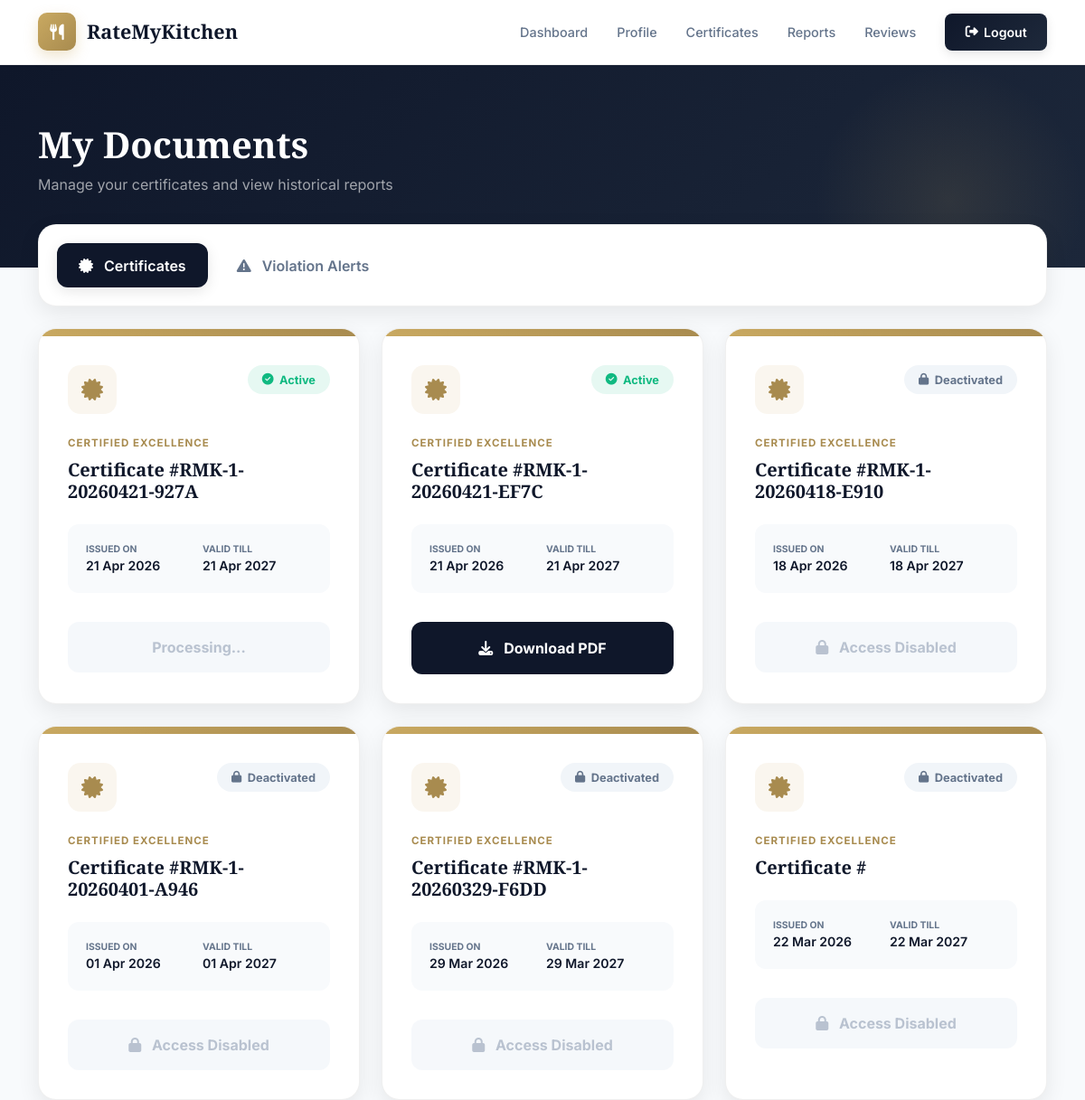
Page /User/certificates/ (signed in) on the committed database.
### User/models.py (models this page shows, shortened)
class Certificate(models.Model):
    hotel       = models.ForeignKey(tbl_hotel, on_delete=models.CASCADE)
    issue_date  = models.DateField(auto_now_add=True)
    valid_till  = models.DateField()
    status      = models.CharField(max_length=20, default="Active")
    file        = models.FileField(upload_to='certificates/', null=True, blank=True)
    certificate_number = models.CharField(max_length=50, blank=True)

### User/views.py (the view)
# urls.py: path('certificates/', views.view_all_certificates, name='view_all_certificates'),
def view_all_certificates(request):
    from datetime import date
    hotel = _require_hotel(request)
    if not hotel:
        return redirect("guest:login")
    today = date.today()
    certificates = Certificate.objects.filter(hotel=hotel).order_by('-issue_date')
    for cert in certificates:
        if cert.valid_till < today and cert.status != 'Expired':
            cert.status = 'Expired'
            cert.save()
    ai_violations = HygieneViolation.objects.filter(hotel=hotel).order_by('-issue_date')
    hotel_warnings = list(HotelWarning.objects.filter(hotel=hotel).order_by('-created_at'))
    for warn in hotel_warnings:
        warn.photo_url = None
        warn.video_url = None
        if warn.complaint and warn.complaint.image:
            warn.photo_url = warn.complaint.image.url
        elif warn.complaint and warn.complaint.video:
            warn.video_url = warn.complaint.video.url
        else:
            upload = UploadModel.objects.filter(hotel=hotel, uploaded_at__lte=warn.created_at).order_by('-uploaded_at').first()
            if upload and upload.image:
                warn.photo_url = upload.image.url
            elif upload and upload.video:
                warn.video_url = upload.video.url
    return render(request, 'User/Certificates.html', {
        'certificates': certificates,
        'ai_violations': ai_violations,
        'hotel_warnings': hotel_warnings,
        'hotel': hotel
    })

### User/views.py (called while the page is built)
def _require_hotel(request):
    hid = request.session.get("hid")
    if not hid:
        return None
    try:
        return tbl_hotel.objects.get(id=hid)
    except tbl_hotel.DoesNotExist:
        return None

### templates/User/Certificates.html (shortened to what this page needs)
{% extends "User/Header.html" %}
{% block content %}
<div class="page-banner">
    <div class="container banner-content" data-aos="fade-up">
        <h1 class="banner-title">My Documents</h1>
        <p class="banner-subtitle">Manage your certificates and view historical reports</p>
    </div>
</div>
<div class="container" style="margin-top: -3rem; position: relative; z-index: 5;">
    <div class="clean-card mb-4" style="padding: 1.25rem;">
        <ul class="nav nav-pills" id="pills-tab" role="tablist">
            <li class="nav-item">
                <button class="nav-link active" id="pills-certificates-tab" data-bs-toggle="pill" data-bs-target="#pills-certificates">
                    <i class="fas fa-certificate me-2"></i> Certificates
                </button>
            </li>
            <li class="nav-item">
                <button class="nav-link" id="pills-warnings-tab" data-bs-toggle="pill" data-bs-target="#pills-warnings">
                    <i class="fas fa-exclamation-triangle me-2"></i> Violation Alerts
                </button>
            </li>
        </ul>
    </div>
    <div class="tab-content" id="pills-tabContent">
        <div class="tab-pane fade show active" id="pills-certificates">
            {% if certificates %}
            <div class="row g-4">
                {% for cert in certificates %}
                <div class="col-md-6 col-lg-4" data-aos="fade-up" data-aos-delay="{{ forloop.counter0|add:1 }}00">
                    <div class="cert-card-premium">
                        <div class="cert-banner-gold"></div>
                        <div style="padding: 2rem;">
                            <div class="d-flex justify-content-between align-items-start mb-4">
                                <div style="width: 54px; height: 54px; background: rgba(201,169,97,0.1); border-radius: 14px; display: flex; align-items: center; justify-content: center; color: var(--primary-dark); font-size: 1.5rem;">
                                    <i class="fas fa-certificate"></i>
                                </div>
                                <span class="stamp {% if cert.status == 'Active' %}stamp-active{% elif cert.status == 'Deactivated' %}stamp-lock{% else %}stamp-expired{% endif %}">
                                    <i class="fas fa-{% if cert.status == 'Active' %}check-circle{% elif cert.status == 'Deactivated' %}lock{% else %}times-circle{% endif %}"></i>
                                    {{ cert.status }}
                                </span>
                            </div>
                            <p style="font-size: 0.72rem; font-weight: 700; color: var(--primary-dark); text-transform: uppercase; letter-spacing: 1px; margin-bottom: 0.5rem;">Certified Excellence</p>
                            <h4 style="font-size: 1.25rem; font-weight: 800; color: var(--dark); margin-bottom: 1.5rem;">Certificate #{{ cert.certificate_number }}</h4>
                            <div style="background: #f8fafc; border-radius: 12px; padding: 1.25rem; margin-bottom: 2rem;">
                                <div class="row g-2">
                                    <div class="col-6">
                                        <div style="font-size: 0.65rem; font-weight: 700; color: var(--text-sub); text-transform: uppercase;">Issued On</div>
                                        <div style="font-size: 0.88rem; font-weight: 600;">{{ cert.issue_date|date:"d M Y" }}</div>
                                    </div>
                                    <div class="col-6">
                                        <div style="font-size: 0.65rem; font-weight: 700; color: var(--text-sub); text-transform: uppercase;">Valid Till</div>
                                        <div style="font-size: 0.88rem; font-weight: 600;">{{ cert.valid_till|date:"d M Y" }}</div>
                                    </div>
                                </div>
                            </div>
                            {% if cert.status == 'Deactivated' %}
                                <button class="btn w-100 py-3 disabled" style="background: #f1f5f9; color: #94a3b8; border-radius: 12px; font-weight: 700; border: none;">
                                    <i class="fas fa-lock me-2"></i> Access Disabled
                                </button>
                            {% elif cert.file %}
                                <a href="/User/download-certificate/{{ cert.id }}/" class="btn w-100 py-3" style="background: var(--dark); color: white; border-radius: 12px; font-weight: 700; transition: all 0.3s;">
                                    <i class="fas fa-download me-2"></i> Download PDF
                                </a>
                            {% else %}
                                <div class="btn w-100 py-3 disabled" style="background: #f1f5f9; color: #94a3b8; border-radius: 12px; font-weight: 700; border: none;">
                                    Processing...
                                </div>
                            {% endif %}
                        </div>
                    </div>
                </div>
                {% endfor %}
            </div>
            {% endif %}
        </div>
    </div>
</div>
{% endblock %}

### templates/User/Header.html (style rules this page uses)
:root { --primary: #C9A961; --primary-dark: #A88B4F; --primary-light: #f5e9cb; --success: #10b981; --warning: #f59e0b; --danger: #ef4444; --dark: #0f172a; --dark2: #1e293b; --card-bg: #ffffff; --body-bg: #f8fafc; --text-main: #0f172a; --text-sub: #64748b; --border: rgba(0,0,0,0.06); --shadow-sm: 0 2px 8px rgba(0, 0, 0, 0.04); --shadow-md: 0 8px 24px rgba(0, 0, 0, 0.08); --shadow-lg: 0 16px 48px rgba(0, 0, 0, 0.12); }
* { margin: 0; padding: 0; box-sizing: border-box; }
body { font-family: 'Inter', sans-serif; background: var(--body-bg); color: var(--text-main); min-height: 100vh; overflow-x: hidden; }
h1, h2, h3, h4, h5, h6 { font-family: 'Playfair Display', serif; font-weight: 800; }
.page-banner { background: linear-gradient(135deg, var(--dark) 0%, #1c273a 100%); padding: 4rem 0; color: white; position: relative; overflow: hidden; margin-bottom: -3rem; }
.page-banner::before { content: ''; position: absolute; top: 0; right: 0; width: 300px; height: 300px; background: radial-gradient(circle, rgba(201,169,97,0.12) 0%, transparent 70%); z-index: 1; }
.banner-content { position: relative; z-index: 2; }
.banner-title { font-size: 2.5rem; font-weight: 900; margin-bottom: 0.5rem; }
.banner-subtitle { color: rgba(255,255,255,0.6); font-size: 1rem; }
.clean-card { background: var(--card-bg); border-radius: 20px; padding: 2.5rem; border: 1px solid var(--border); box-shadow: var(--shadow-md); margin-bottom: 2rem; position: relative; z-index: 3; }

### templates/User/Certificates.html (style rules this page uses)
.nav-pills .nav-link { color: var(--text-sub); border-radius: 12px; font-weight: 600; padding: 0.8rem 1.5rem; transition: all 0.3s; margin-right: 0.5rem; }
.nav-pills .nav-link.active { background: var(--dark) !important; color: white !important; box-shadow: 0 4px 15px rgba(0,0,0,0.1); }
.cert-card-premium { background: white; border-radius: 20px; overflow: hidden; border: 1px solid var(--border); box-shadow: var(--shadow-md); transition: all 0.4s cubic-bezier(0.4, 0, 0.2, 1); height: 100%; position: relative; }
.cert-banner-gold { background: linear-gradient(135deg, var(--primary), var(--primary-dark)); height: 8px; width: 100%; }
.stamp { font-size: 0.8rem; font-weight: 700; padding: 0.4rem 1rem; border-radius: 50px; display: inline-flex; align-items: center; gap: 0.4rem; }
.stamp-active { background: rgba(16,185,129,0.1); color: var(--success); }
.stamp-lock { background: #f1f5f9; color: #64748b; }

### rows in the picture
Certificate: status "Active", certificate_number "RMK-1-20260421-927A", issue_date "21 Apr 2026", valid_till "21 Apr 2027", file "Processing..."
Certificate: status "Active", certificate_number "RMK-1-20260421-EF7C", issue_date "21 Apr 2026", valid_till "21 Apr 2027"
Certificate: status "Deactivated", certificate_number "RMK-1-20260418-E910", issue_date "18 Apr 2026", valid_till "18 Apr 2027", shows "Access Disabled"
Certificate: status "Deactivated", certificate_number "RMK-1-20260401-A946", issue_date "01 Apr 2026", valid_till "01 Apr 2027", shows "Access Disabled"
Certificate: status "Deactivated", certificate_number "RMK-1-20260329-F6DD", issue_date "29 Mar 2026", valid_till "29 Mar 2027", shows "Access Disabled"
Certificate: status "Deactivated", issue_date "22 Mar 2026", valid_till "22 Mar 2027", shows "Access Disabled"
